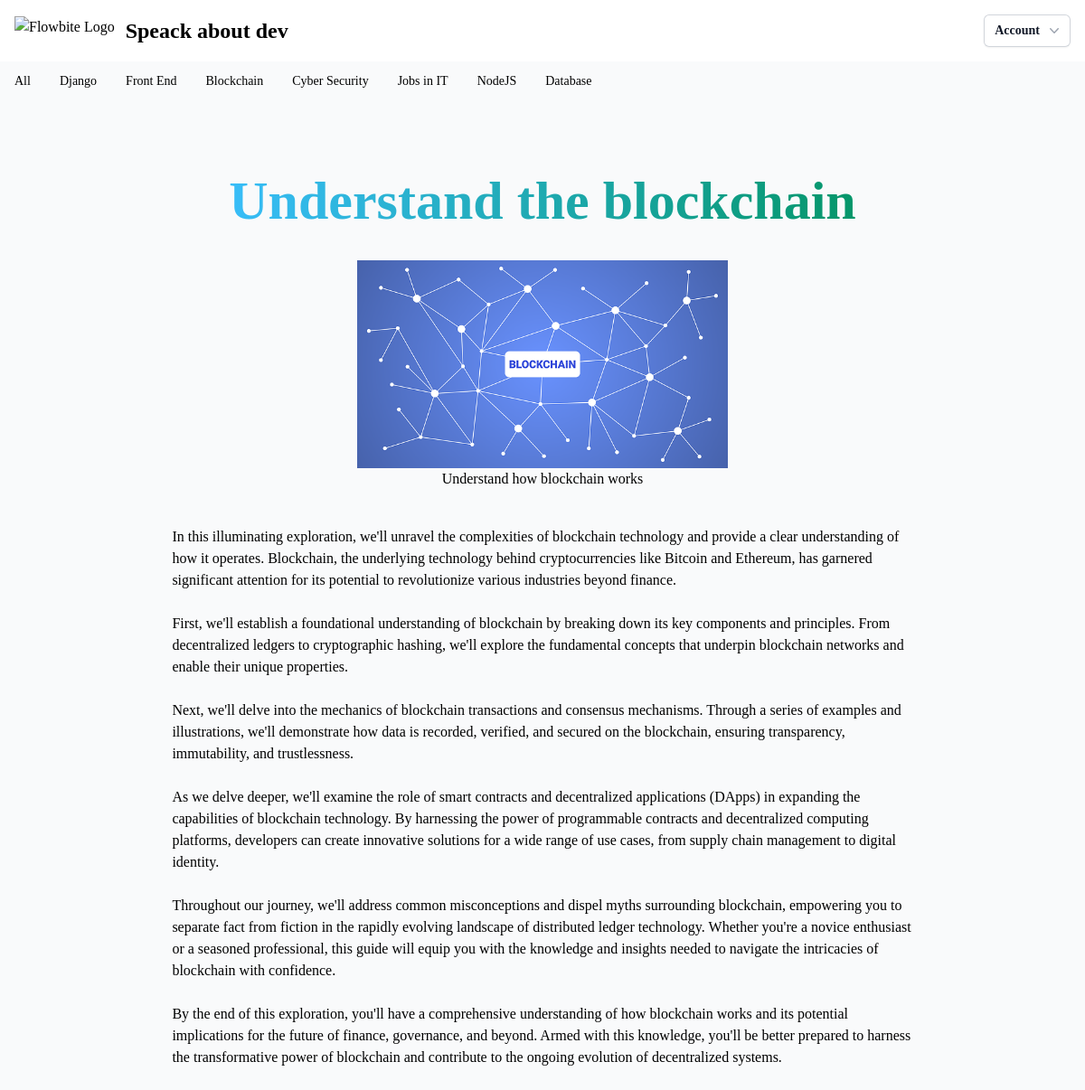
Page /posts/6/ (signed in) on the committed database.
### posts/models.py (models this page shows, shortened)
class Post(models.Model):
    user = models.ForeignKey(settings.AUTH_USER_MODEL, on_delete=models.CASCADE)
    image = models.ImageField(upload_to='images/%y/%m/%d')
    caption = models.CharField(blank=True,max_length=200)
    title = models.CharField(max_length=200)
    slug = models.SlugField(max_length=200, blank=True)
    created = models.DateField(auto_now_add=True)
    content = SummernoteTextField()

### posts/views.py (the view)
# urls.py: path('<int:id>/', views.post_detail, name='post_detail'),
@login_required
def post_detail(request, id):
    post = Post.objects.get(id = id)
    return render(request, 'posts/post_detail.html', {'post':post})

### posts/templates/posts/post_detail.html (shortened to what this page needs)
{% extends "base.html" %}
{% block content %}
<div class='flex flex-col items-center mx-[10%] '>
    <div class='mb-5'>
        <h1 class="mb-4 text-3xl font-extrabold text-gray-900 dark:text-white md:text-5xl lg:text-6xl">
            <span class="text-transparent bg-clip-text bg-gradient-to-r to-emerald-600 from-sky-400">
                {{ post.title}}</span>
                </h1>
    </div>
    <img class="w-[50%]" src="{{ post.image.url }}" />
    <div class='mb-10'>{{ post.caption}}</div>
    <div class='mb-10'>{{ post.content | safe }}</div>
{% endblock content %}

### rows in the picture
Post: image (picture), caption "Understand how blockchain works", content "In this illuminating exploration, we'll unravel the complexities of blockchain technology and provide a clear understanding of how it operates. Blockchain, the underlying technology behind cryptocurrencies like Bitcoin and Ethereum, has garnered significant attention for its potential to revolutionize various industries beyond finance. First, we'll establish a foundational understanding of blockchain by breaking down its key components and principles. From decentralized ledgers to cryptographic hashing, we'll explore the fundamental concepts that underpin blockchain networks and enable their unique properties. Next, we'll delve into the mechanics of blockchain transactions and consensus…"
